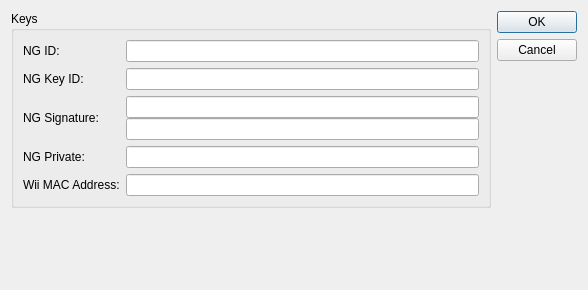
<?xml version="1.0" encoding="UTF-8"?>
<ui version="4.0">
 <class>PreferencesDialog</class>
 <widget class="QDialog" name="PreferencesDialog">
  <property name="geometry">
   <rect>
    <x>0</x>
    <y>0</y>
    <width>588</width>
    <height>290</height>
   </rect>
  </property>
  <property name="windowTitle">
   <string>Preferences...</string>
  </property>
  <layout class="QHBoxLayout" name="horizontalLayout">
   <item>
    <layout class="QVBoxLayout" name="verticalLayout_2">
     <item>
      <widget class="QGroupBox" name="groupBox">
       <property name="title">
        <string>Keys</string>
       </property>
       <layout class="QGridLayout" name="gridLayout">
        <item row="0" column="0">
         <widget class="QLabel" name="ngIDLbl">
          <property name="text">
           <string>NG ID: </string>
          </property>
         </widget>
        </item>
        <item row="0" column="1">
         <widget class="QLineEdit" name="ngIDLineEdit">
          <property name="maxLength">
           <number>8</number>
          </property>
         </widget>
        </item>
        <item row="1" column="0">
         <widget class="QLabel" name="ngKeyIDLbl">
          <property name="text">
           <string>NG Key ID:</string>
          </property>
         </widget>
        </item>
        <item row="1" column="1">
         <widget class="QLineEdit" name="ngKeyIDLineEdit">
          <property name="maxLength">
           <number>8</number>
          </property>
         </widget>
        </item>
        <item row="2" column="0">
         <widget class="QLabel" name="ngSigLbl">
          <property name="text">
           <string>NG Signature:</string>
          </property>
         </widget>
        </item>
        <item row="2" column="1">
         <layout class="QVBoxLayout" name="ngSigLineEditLayout">
          <property name="spacing">
           <number>0</number>
          </property>
          <item>
           <widget class="QLineEdit" name="ngSigPt1LineEdit">
            <property name="maxLength">
             <number>60</number>
            </property>
           </widget>
          </item>
          <item>
           <widget class="QLineEdit" name="ngSigPt2LineEdit">
            <property name="text">
             <string/>
            </property>
            <property name="maxLength">
             <number>60</number>
            </property>
           </widget>
          </item>
         </layout>
        </item>
        <item row="3" column="0">
         <widget class="QLabel" name="ngPrivLbl">
          <property name="text">
           <string>NG Private: </string>
          </property>
         </widget>
        </item>
        <item row="3" column="1">
         <widget class="QLineEdit" name="ngPrivLineEdit">
          <property name="maxLength">
           <number>60</number>
          </property>
         </widget>
        </item>
        <item row="4" column="0">
         <widget class="QLabel" name="macAddrLbl">
          <property name="text">
           <string>Wii MAC Address:</string>
          </property>
         </widget>
        </item>
        <item row="4" column="1">
         <widget class="QLineEdit" name="macAddrLineEdit">
          <property name="maxLength">
           <number>12</number>
          </property>
         </widget>
        </item>
       </layout>
      </widget>
     </item>
     <item>
      <spacer name="verticalSpacer">
       <property name="orientation">
        <enum>Qt::Vertical</enum>
       </property>
       <property name="sizeHint" stdset="0">
        <size>
         <width>20</width>
         <height>40</height>
        </size>
       </property>
      </spacer>
     </item>
    </layout>
   </item>
   <item>
    <widget class="QDialogButtonBox" name="buttonBox">
     <property name="orientation">
      <enum>Qt::Vertical</enum>
     </property>
     <property name="standardButtons">
      <set>QDialogButtonBox::Cancel|QDialogButtonBox::Ok</set>
     </property>
    </widget>
   </item>
  </layout>
 </widget>
 <resources/>
 <connections>
  <connection>
   <sender>buttonBox</sender>
   <signal>accepted()</signal>
   <receiver>PreferencesDialog</receiver>
   <slot>accept()</slot>
   <hints>
    <hint type="sourcelabel">
     <x>248</x>
     <y>254</y>
    </hint>
    <hint type="destinationlabel">
     <x>157</x>
     <y>274</y>
    </hint>
   </hints>
  </connection>
  <connection>
   <sender>buttonBox</sender>
   <signal>rejected()</signal>
   <receiver>PreferencesDialog</receiver>
   <slot>reject()</slot>
   <hints>
    <hint type="sourcelabel">
     <x>316</x>
     <y>260</y>
    </hint>
    <hint type="destinationlabel">
     <x>286</x>
     <y>274</y>
    </hint>
   </hints>
  </connection>
 </connections>
</ui>
